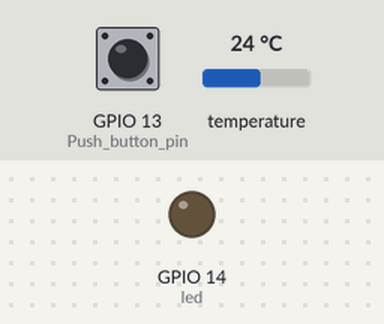
The sketch below on a simulated ESP8266 (NodeMCU). Shown: output pins drawn as LEDs (lit = HIGH). The test bench sets the inputs (shaded band); at power-on: GPIO 13 (Push_button_pin) LOW, temperature 24 °C. WiFi joins after 1.5 s; servers stay silent unless stated; random numbers use the default seed unless the sketch sets one; no MQTT or app messages arrive unless stated; what the sketch prints to the serial monitor is not drawn.

Above: at 7.5 s.
7.6 s: GPIO 13 (Push_button_pin) pulled HIGH for 0.45 s
At 9.0 s:
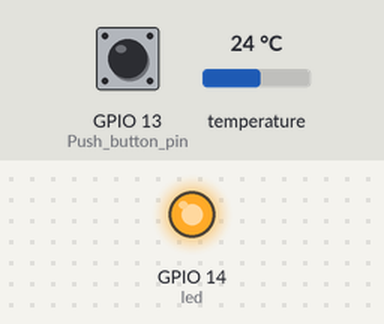
9.5 s: GPIO 13 (Push_button_pin) pulled HIGH for 1 s
At 10.6 s:
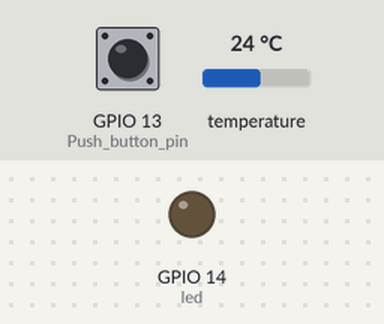
Timing chart, 0 to 12.5 s (numbered marks = the images above; inputs shaded):
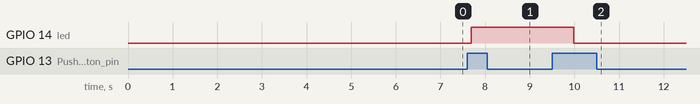

Measured:
- after the input at 7.6 s, GPIO 14 (led): LOW → HIGH after 0.09 s
- after the input at 9.5 s, GPIO 14 (led): HIGH → LOW after 0.48 s

The sketch:

mqtt_esp8266prise1_2.ino
```cpp
#include <ESP8266WiFi.h>
#include <PubSubClient.h>
#include <WiFiManager.h>
#include <OneWire.h>
#include <DallasTemperature.h>

const char* mqtt_server = "test.mosquitto.org";
const int Push_button_pin = 13;
const int led =  14;
int appuyer = 0;
int allumer = 0;
int allumerPrecedent = 1;
float tempPrecedent = 0;

WiFiClient espClient;
PubSubClient client(espClient);
unsigned long lastMsg = 0;
#define MSG_BUFFER_SIZE	(50)
char msg[MSG_BUFFER_SIZE];
int value = 0;

#define ONE_WIRE_BUS 12
OneWire oneWire(ONE_WIRE_BUS);
DallasTemperature sensors(&oneWire);

void temperature() {
  Serial.println("Dallas Temperature IC Control Library Demo");
  sensors.begin();
}

void setup_wifi() {
  Serial.begin(115200);
  WiFiManager wifiManager;
  wifiManager.autoConnect("ESP8266AP");
  Serial.println("Connected to WiFi");
}

void callback(char* topic, byte* payload, unsigned int length) {
  char retour[100];
  for (int i = 0; i < length; i++) {
    Serial.print((char)payload[i]);
    retour[i] = (char)payload[i];
  }
  if (strcmp(retour , "off") == 0) {
    Serial.println("OFF");
    allumer = 0;
  } else if (strcmp(retour , "on") == 0) {
    Serial.println("ON");
    allumer = 1;
  }
}

void message_on() {
  client.publish("outTopicV2.0", "on");
}

void message_off(){
  client.publish("outTopicV2.0", "off");
}

void get_temp(){
  sensors.requestTemperatures();
  float number = sensors.getTempCByIndex(0);
  char temp[20];
  if (number != tempPrecedent){
    int len = snprintf(temp, sizeof(temp), "%.2f", number);
    client.publish("outTopicV2.0.t",temp);
    tempPrecedent = number;
  }
}

void reconnect() {
  while (!client.connected()) {
    Serial.print("Attempting MQTT connection...");
    String clientId = "ESP8266Client-";
    clientId += String(random(0xffff), HEX);
    if (client.connect(clientId.c_str())) {
      Serial.println("connected");
      client.publish("outTopicV2.0", "connect");
      client.subscribe("inTopicV2.0");
    } else {
      Serial.print("failed, rc=");
      Serial.print(client.state());
      Serial.println(" try again in 5 seconds");
      delay(5000);
    }
  }
}

void setup() {
  Serial.begin(115200);
  setup_wifi();
  temperature();
  client.setServer(mqtt_server, 1883);
  client.setCallback(callback);
  pinMode(Push_button_pin, INPUT);
  pinMode(led, OUTPUT);
  allumer = 0;
}

void loop() {
  if (!client.connected()) {
    reconnect();
  }
  client.loop();

  get_temp();

  appuyer = digitalRead(Push_button_pin);
  if (appuyer == 1) {
    if (allumer != allumerPrecedent){
      if (allumer == 1) {
        allumer = 0 ;
        message_off();
      } else {
        allumer = 1;
        message_on();
      }
    }
  } else {
   if (allumer == 1){
     digitalWrite(led, HIGH);
     allumerPrecedent = 0;
  } else{
    digitalWrite(led, LOW);
    allumerPrecedent = 1;
  }
  }
  if (allumer == 1){
    digitalWrite(led, HIGH);
    message_on();

  } else{
    digitalWrite(led, LOW);
    message_off();
  }
}
```
